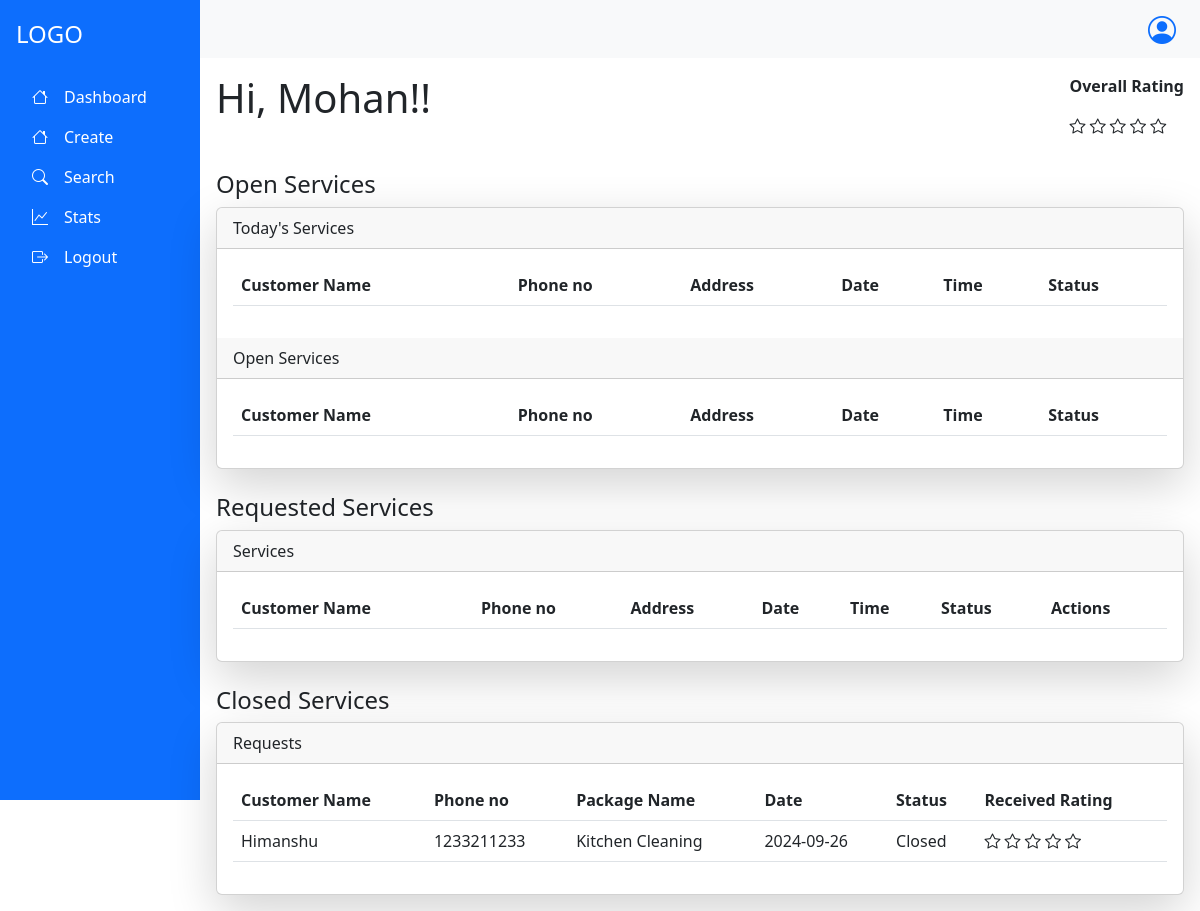
Page /serviceprovider/dashboard (signed in) on the earlier database version.
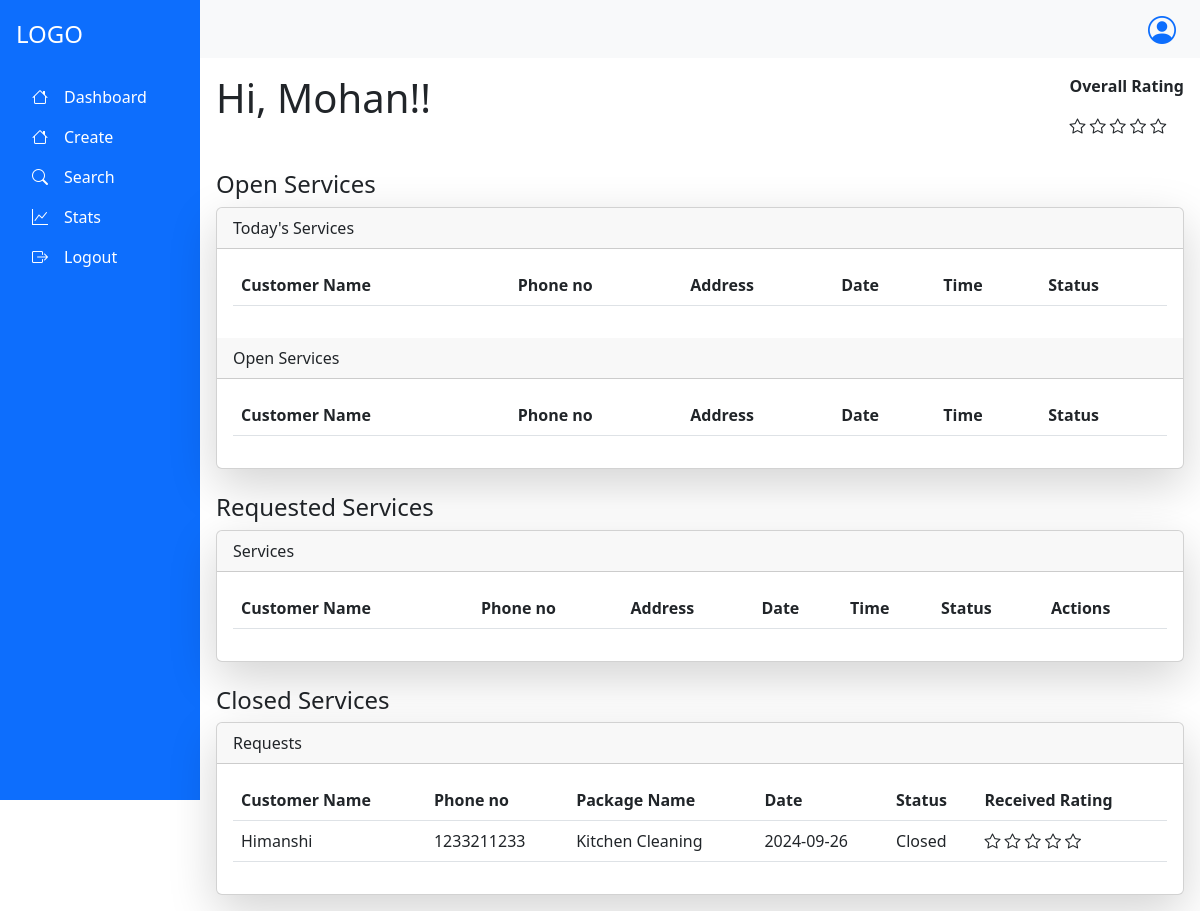
Same page on the later database version.
### app.py (models this page shows, shortened)
class Request(db.Model):
    __tablename__="request"
    r_id=db.Column(db.Integer, primary_key=True, autoincrement= True)
    sp_id=db.Column(db.Integer, db.ForeignKey("serviceprovider.sp_id"),nullable=False)
    c_id=db.Column(db.Integer, db.ForeignKey("customer.c_id"),nullable=False)
    p_id=db.Column(db.Integer, db.ForeignKey("package.p_id"),nullable=False)
    r_date=db.Column(db.String)
    r_time=db.Column(db.String)
    r_address=db.Column(db.String)
    r_city=db.Column(db.String)
    r_message=db.Column(db.String)
    r_status=db.Column(db.String)
    r_rating=db.Column(db.Integer)
    all_messages=db.relationship("Messages",backref="req")

class Customer(db.Model,UserMixin):
    __tablename__="customer"
    c_id=db.Column(db.Integer, primary_key=True, autoincrement= True)
    c_name=db.Column(db.String,unique=True)
    c_address=db.Column(db.String)
    c_city=db.Column(db.String)
    c_email=db.Column(db.String,unique=True)
    c_password=db.Column(db.String)
    c_phone=db.Column(db.String)
    c_status=db.Column(db.String)
    c_warn=db.Column(db.Integer)
    c_warn_msg=db.Column(db.String)
    Sent_Request=db.relationship("Request",backref="cust")

class Package(db.Model):
    __tablename__="package"
    p_id=db.Column(db.Integer, primary_key=True, autoincrement= True)
    p_name=db.Column(db.String,unique=True)
    p_price=db.Column(db.Integer)
    p_description=db.Column(db.String)
    p_rating=db.Column(db.Integer)
    s_id=db.Column(db.Integer, db.ForeignKey("services.s_id"),nullable=False)
    sp_id=db.Column(db.Integer, db.ForeignKey("serviceprovider.sp_id"),nullable=False)
    req=db.relationship("Request",backref="pack")

### app.py (the view)
@app.route("/serviceprovider/dashboard", methods=["GET","POST"])
@login_required
def SPDashboard():
    if request.method=="GET" and "accept" in request.args:
        id=request.args.get("rid")
        r=db.session.query(Request).filter_by(r_id=id).first()
        r.r_status="Accepted"
        db.session.commit()
        return redirect("/serviceprovider/dashboard")
    elif request.method=="POST" and "reject" in request.args:
        id=request.args.get("rid")
        r=db.session.query(Request).filter_by(r_id=id).first()
        r.r_status="Rejected"
        db.session.commit()
        return redirect("/serviceprovider/dashboard")
    elif request.method=="GET":
        d=datetime.date.today()
        cd = d.strftime("%d-%m-%Y")
        r=db.session.query(Request).filter_by(sp_id=current_user.sp_id,r_date=cd,r_status="Accepted").all()
        Opser=db.session.query(Request).filter_by(sp_id=current_user.sp_id,r_status="Accepted").all()
        reqser=db.session.query(Request).filter_by(sp_id=current_user.sp_id,r_status="Requested").all()
        closeser=db.session.query(Request).filter_by(sp_id=current_user.sp_id,r_status="Closed").all()
        mypack=current_user.mypackages
        rate=0
        for p in mypack:
            rate+=p.p_rating
        rating=rate/len(mypack)
        current_user.sp_rating=rating
        db.session.commit()
        print(current_user.sp_rating)
        return render_template("/ServiceProvider/serviceprovider.html",cu=current_user,
                               rating=current_user.sp_rating,todays_requests=r,open_services=Opser,requested_services=reqser,closed_services=closeser)

### app.py (called while the page is built)
@login_manager.user_loader
def load_user(user_id):
        utype,id=user_id.split("-")
        if utype=="c":
            return db.session.query(Customer).filter_by(c_id=id).first()
        elif utype=='sp':
            return db.session.query(ServiceProvider).filter_by(sp_id=id).first()
        else:
            return db.session.query(Admin).filter_by(admin_id=id).first()

### templates/ServiceProvider/serviceprovider.html (shortened to what this page needs)
{% extends "/ServiceProvider/serviceprovider_base.html" %}
{% block content %}
<div class="d-flex">
  <h1 class="mb-4 me-auto" >Hi, {{cu.sp_name}}!!</h1>
  <div>
    <p><strong>Overall Rating</strong></p>
    {% for i in range(5-rating) %}
      <i class="bi bi-star"></i>
    {% endfor %}
  </div>
</div>
<h4 class="mt-4">Open Services</h4>
<div class="card shadow-lg">
<div class="card-header">
Today's Services
</div>
<div class="card-body">
<table class="table">
<thead>
    <tr>
      <th>Customer Name</th>
      <th>Phone no</th>
      <th>Address</th>
      <th>Date</th>
      <th>Time</th>
      <th>Status</th>
    </tr>
</thead>
</table>
</div>
<div class="card-header">
Open Services
</div>
<div class="card-body">
<table class="table">
<thead>
  <tr>
    <th>Customer Name</th>
    <th>Phone no</th>
    <th>Address</th>
    <th>Date</th>
    <th>Time</th>
    <th>Status</th>
  </tr>
</thead>
</table>
</div>
</div>
<h4 class="mt-4">Requested Services</h4>
<div class="card shadow-lg">
<div class="card-header">
Services
</div>
<div class="card-body">
<table class="table">
<thead>
    <tr>
        <th>Customer Name</th>
        <th>Phone no</th>
        <th>Address</th>
        <th>Date</th>
        <th>Time</th>
        <th>Status</th>
        <th>Actions</th>
    </tr>
</thead>
</table>
</div>
</div>
<h4 class="mt-4">Closed Services</h4>
<div class="card shadow-lg">
  <div class="card-header">
    Requests
  </div>
  <div class="card-body">
    <table class="table">
      <thead>
          <tr>
            <th>Customer Name</th>
            <th>Phone no</th>
            <th>Package Name</th>
            <th>Date</th>
            <th>Status</th>
            <th>Received Rating</th>
          </tr>
      </thead>
      <tbody>
        {% for request in closed_services %}
          <tr>
            <td>{{request.cust.c_name}}</td>
            <td>{{request.cust.c_phone}}</td>
            <td>{{request.pack.p_name}}</td>
            <td>{{request.r_date}}</td>
            <td>{{request.r_status}}</td>
              <td>
                {% for i in range(5-request.r_rating) %}
                <i class="bi bi-star"></i>
                {% endfor %}
              </td>
          </tr>
        {% endfor %}
      </tbody>
    </table>
  </div>
</div>
{% endblock %}

Differences in the rows shown:
changed through a linked row, Request "Closed": cust.c_name "Himanshu" → "Himanshi"
